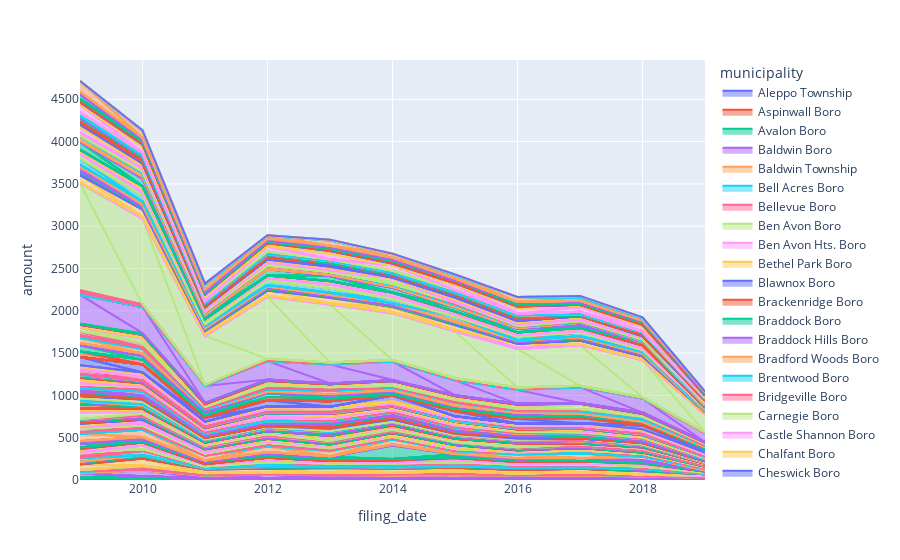

This figure's notebook cell:
### Code cell
px.area(
    foreclosures_grp,
    x="filing_date",
    y="amount",
    color="municipality",
    line_group='amount'
)
